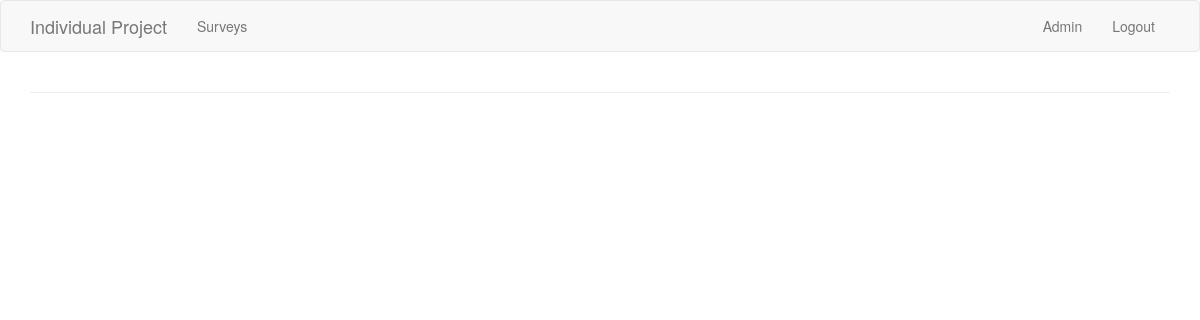
/admin/surveys/9/ (signed in), run on an earlier commit of the app's database.
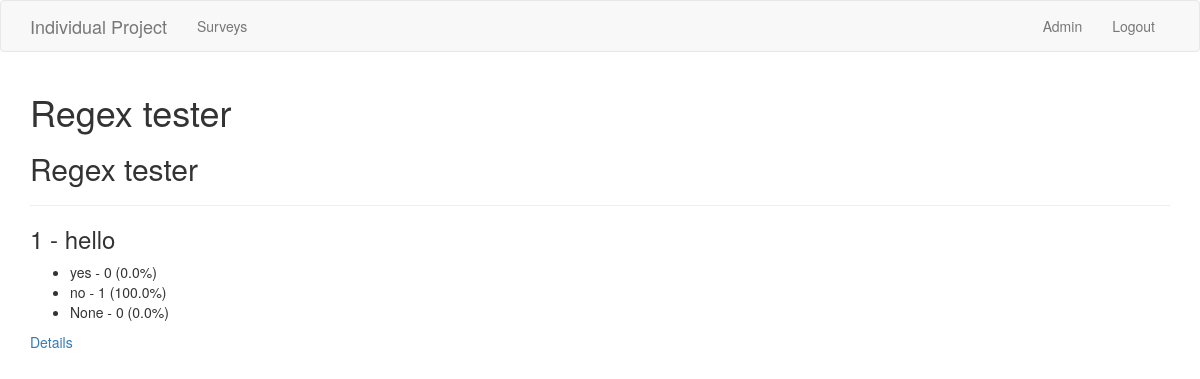
And on a later commit of the database.
### app/models.py (models this page shows, shortened)
class Survey(db.Model):
    id = db.Column(db.Integer, primary_key=True)
    title = db.Column(db.String(64))
    description = db.Column(db.String(280))
    start_date = db.Column(db.Date)
    end_date = db.Column(db.Date)
    user_id = db.Column(db.Integer, db.ForeignKey("user.id"))
    properties = db.Column(db.String(500))
    questions = db.relationship("Question", back_populates="survey")
    user = db.relationship("User", back_populates="surveys")

class Question(db.Model):
    id = db.Column(db.Integer, primary_key=True)
    text = db.Column(db.String(280))
    answers = db.Column(db.String(144))
    index = db.Column(db.Integer)
    survey_id = db.Column(db.Integer, db.ForeignKey("survey.id"))
    survey = db.RelationshipProperty("Survey", back_populates="questions")
    responses = db.RelationshipProperty("Response", back_populates="question")
    def answers_as_list(self):
        answers = self.answers.split(";")
        answers.append("None")
        return answers
    def response_results(self):
        output = {}
        answers = self.answers.split(";")
        answers.append("None")
        for answer in answers:
            total = sum(response.response == answer for response in self.responses)
            output[answer] = (
                total,
                total / len(self.responses) * 100 if len(self.responses) != 0 else 0,
            )
        return output

class Response(db.Model):
    id = db.Column(db.Integer, primary_key=True)
    response = db.Column(db.String(144))
    user_id = db.Column(db.Integer, db.ForeignKey("user.id"))
    question_id = db.Column(db.Integer, db.ForeignKey("question.id"))
    question = db.RelationshipProperty("Question", back_populates="responses")
    user = db.RelationshipProperty("User", back_populates="responses")

### app/routes.py (the view)
@app.route("/admin/surveys/<survey_id>/")
@role_required("ADMIN")
def admin_survey_results(survey_id):
    survey = Survey.query.filter_by(id=survey_id).first()
    return render_template("admin/survey_results.html", survey=survey)

### app/models.py (called while the page is built)
@login.user_loader
def load_user(user_id):
    return User.query.get(int(user_id))

### app/routes.py (called while the page is built)
def role_required(role="ANY"):
    def wrapper(fn):
        @wraps(fn)
        def decorated_view(*args, **kwargs):
            if not current_user.is_authenticated:
                return app.login_manager.unauthorized()
            if (current_user.role != role) and (role != "ANY"):
                return app.login_manager.unauthorized()
            return fn(*args, **kwargs)
        return decorated_view
    return wrapper

### app/templates/admin/survey_results.html
{% extends "base.html" %}
{% block app_content %}
<h1>{{ survey.title }}</h1>
<h2>{{ survey.description }}</h2>
<hr>
{% for question in survey.questions %}
    <div>
        <h3>{{ question.index + 1 }} - {{ question.text }}</h3>
        <ul>
        {% for answer in question.answers_as_list() %}
            <li>{{ answer }} - {{ question.response_results()[answer][0] }} ({{ question.response_results()[answer][1] }}%)</li>
        {% endfor %}
        </ul>
        <a href="{{ url_for('admin_question_details', survey_id=survey.id, question_id=question.id) }}">Details</a>
    </div>
{% endfor %}
{% endblock %}

What changed in the data, as far as the page shows it:
added Survey: title "Regex tester", description "Regex tester"
added Question: question.index+1 "1", text "hello", answers_as_list "yes" "no" "None", answers.response "0" "1" "0", answers.response "0.0" "100.0" "0.0"
